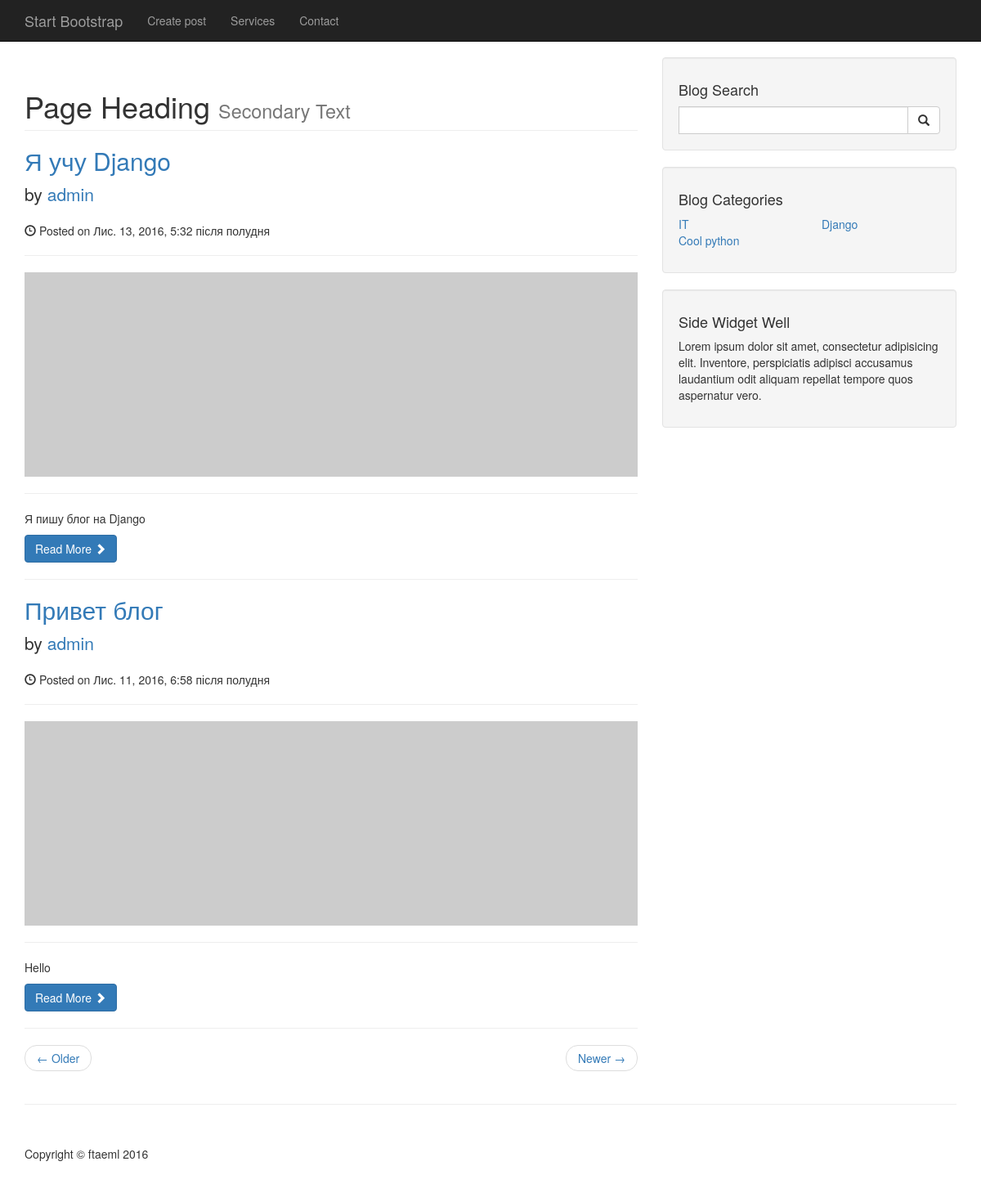
The app's page /, older data.
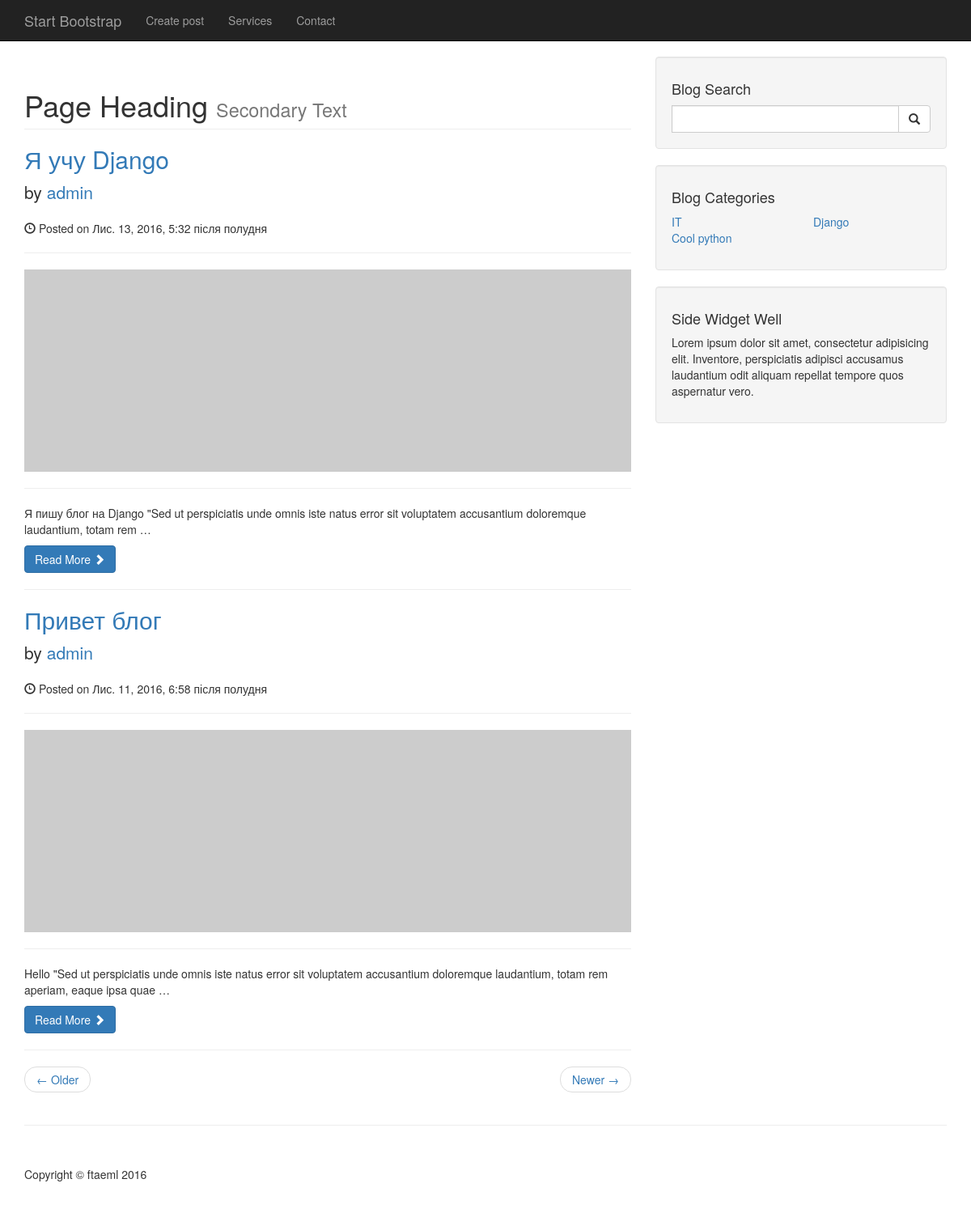
The same page, newer data.
### blog/models.py (models this page shows, shortened)
class Post(models.Model):
    title = models.CharField(max_length=30, verbose_name="Заголовок")
    content = models.TextField(verbose_name="Содержимое")
    published_date = models.DateTimeField(auto_created=True, verbose_name="Дата публикации")
    category = models.ForeignKey(Category, verbose_name="Категория")
    user = models.ForeignKey(User, verbose_name="Автор")
    image = models.URLField(default="http://placehold.it/900x300")
    class Meta:
        verbose_name = "Сообщение"
        verbose_name_plural = "Сообщения"

class Category(models.Model):
    name = models.CharField(max_length=30, verbose_name="Название")
    class Meta:
        verbose_name = "Категория"
        verbose_name_plural = "Категории"

### blog/views.py (the view)
# urls.py: url(r'^$', views.index, name="index"),
def index(request):
    posts = Post.objects.all().order_by("-published_date")
    context = {"posts": posts}
    context.update(get_categories())
    return render(request, "blog/index.html", context)

### blog/views.py (called while the page is built)
def get_categories():
    all = Category.objects.all()
    count = all.count() # 7
    half = count // 2 + count % 2
    first_half = all[:half]
    second_half = all[half:]
    return {"cat1": first_half, "cat2": second_half}

### templates/blog/index.html
{% extends "blog/base.html" %}
{% block content %}
    <h1 class="page-header">
        Page Heading
        <small>Secondary Text</small>
    </h1>
    {% for post in posts %}
        <h2>
            <a href="{% url "post" %}">{{ post.title }}</a>
        </h2>
        <p class="lead">
            by <a href="#">{{ post.user }}</a>
        </p>
        <p><span class="glyphicon glyphicon-time"></span>
            Posted on {{ post.published_date }}
        </p>
        <hr>
        <img class="img-responsive" width="900" height="300" src="{{ post.image }}" alt="">
        <hr>
        <p>
            {{ post.content|truncatewords:20 }}
        </p>
        <a class="btn btn-primary" href="{% url "post" id=post.pk %}">
            Read More <span class="glyphicon glyphicon-chevron-right"></span>
        </a>
        <hr>
    {% endfor %}
    <ul class="pager">
        <li class="previous">
            <a href="#">&larr; Older</a>
        </li>
        <li class="next">
            <a href="#">Newer &rarr;</a>
        </li>
    </ul>
{% endblock %}

### templates/blog/base.html (shortened to what this page needs)
<!DOCTYPE html>
{% load staticfiles %}
<html lang="en">
<head>
    <link rel="stylesheet" href="{% static "blog/css/bootstrap.min.css" %}">
    <link rel="stylesheet" href="{% static "blog/css/blog-home.css" %}">
    <link rel="stylesheet" href="{% static "blog/css/blog-post.css" %}">
</head>
<body>
    <nav class="navbar navbar-inverse navbar-fixed-top" role="navigation">
        <div class="container">
            <div class="navbar-header">
                <a class="navbar-brand" href="{% url "blog" %}">Start Bootstrap</a>
            </div>
            <div class="collapse navbar-collapse" id="bs-example-navbar-collapse-1">
                <ul class="nav navbar-nav">
                    <li>
                        <a href="{% url "create" %}">Create post</a>
                    </li>
                    <li>
                        <a href="#">Services</a>
                    </li>
                    <li>
                        <a href="#">Contact</a>
                    </li>
                </ul>
            </div>
        </div>
    </nav>
    <div class="container">
        <div class="row">
            <div class="col-md-8">
                {% block content %}{% endblock %}
            </div>
            <div class="col-md-4">
                <div class="well">
                    <h4>Blog Search</h4>
                    <form method="post" action="{% url "search" %}"  class="input-group">
                        <input type="search" name="query" class="form-control">
                        <span class="input-group-btn">
                        <button class="btn btn-default" type="submit">
                            <span class="glyphicon glyphicon-search"></span>
                        </button>
                        </span>
                    </form>
                </div>
                <div class="well">
                    <h4>Blog Categories</h4>
                    <div class="row">
                        <div class="col-lg-6">
                            <ul class="list-unstyled">
                                {% for c in cat1 %}
                                    <li><a href="{% url "category" id=c.pk %}">{{ c.name }}</a></li>
                                {% endfor %}
                            </ul>
                        </div>
                        <div class="col-lg-6">
                            <ul class="list-unstyled">
                                {% for c in cat2 %}
                                    <li><a href="{% url "category" id=c.pk %}">{{ c.name }}</a></li>
                                {% endfor %}
                            </ul>
                        </div>
                    </div>
                </div>
                <div class="well">
                    <h4>Side Widget Well</h4>
                    <p>Lorem ipsum dolor sit amet, consectetur adipisicing elit. Inventore, perspiciatis adipisci accusamus laudantium odit aliquam repellat tempore quos aspernatur vero.</p>
                </div>
            </div>
        </div>
        <hr>
        <footer>
            <div class="row">
                <div class="col-lg-12">
                    <p>Copyright &copy; ftaeml 2016</p>
                </div>
            </div>
        </footer>
    </div>
</body>
</html>

### static/blog/css/blog-home.css (style rules this page uses)
body { padding-top: 70px; }
footer { margin: 50px 0; }

### static/blog/css/blog-post.css (style rules this page uses)
body { padding-top: 70px; }
footer { margin: 50px 0; }

Row changes from the older to the newer data that the page shows:
changed Post "Я учу Django": content "Я пишу блог на Django" → "Я пишу блог на Django \"Sed ut perspiciatis unde omnis iste natus error sit voluptatem accusantium doloremque laudantium, totam rem …"
changed Post "Привет блог": content "Hello" → "Hello \"Sed ut perspiciatis unde omnis iste natus error sit voluptatem accusantium doloremque laudantium, totam rem aperiam, eaque ipsa quae …"
